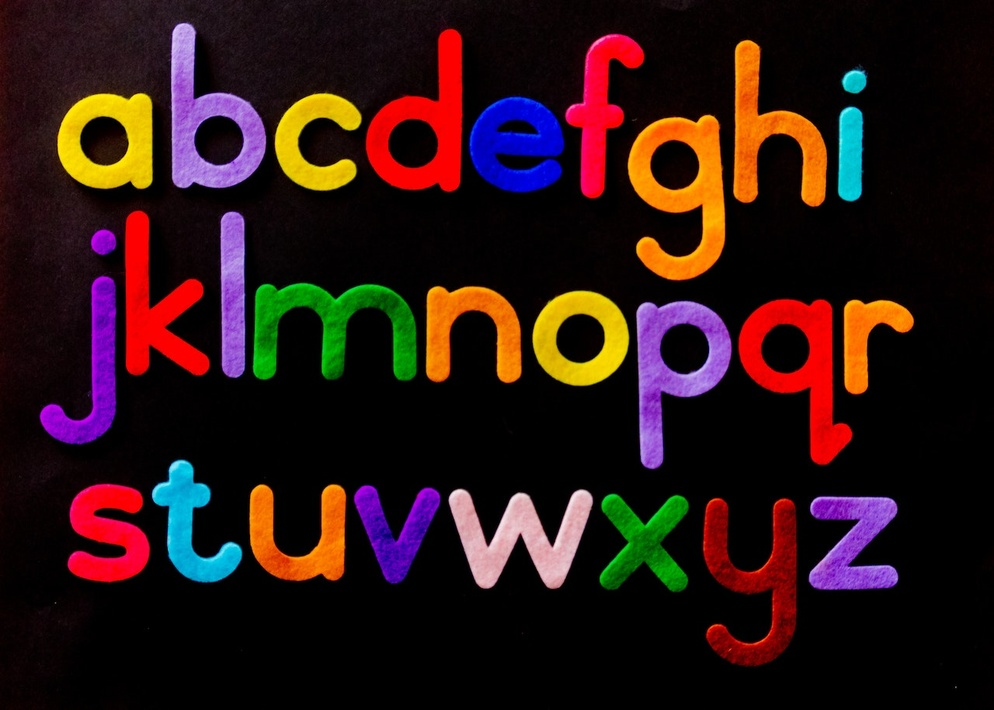
#> input picture 13-images-and-pillow/images/alphabet.jpg, 994 x 710 px, shrunk from 1280 x 915 before the run
$ python basics.py
#> lines starting #> are read from the running program, lines starting #| are printed output that depends on the picture
# Import the Image class from the Pillow (PIL) module
from PIL import Image
from pathlib import Path

import math

# A function for approximating how similar two colors are
def color_difference(color1, color2):
    r1, g1, b1 = color1
    r2, g2, b2 = color2

    # This is a euclidean distance over all three values
    #	of the color (r, g, b).
    return math.sqrt((r2-r1)**2 + (g2-g1)**2 + (b2-b1)**2)

# Open an image file from your computer
# Using Path here to support macOS or Windows file paths
pic = Image.open(Path('images/alphabet.jpg'))
#> pic is the input picture: PIL image 994x710 RGB; mean R, G, B 43.2, 21.3, 19.9

# You can find out details about the image such as:
print(f"Format: {pic.format}")
#| Format: JPEG
print(f"Image Size: {pic.size}")
#| Image Size: (994, 710)
print(f"Mode: {pic.mode}")
#| Mode: RGB

# Disply an image
pic.show()

# Let's create a copy for the image (in memory)
#	so we don't change the original
pic2 = pic.copy()

# Get the pixel data for the image. This can
#	be slow, so be patient.
pixels = pic2.load()

# We can now access each individual pixel as a grid
#	of (x, y) coordinates where (0, 0) is the top-left
#	pixel of an image. Since pixels is an object created
#	by the load() method, the creators of Pillow provided
#	a fancy way to access the x,y corrdinates using a pair
#	of values for the index.

print(pixels[0, 0]) # Get the top left pixel at the x,y coordinate (0, 0)
#| (61, 8, 14)

# Let's change all the red letters to be pink!
pink = (255, 20, 147)
image_width, image_height = pic2.size
#> image_width = 994; image_height = 710
for x in range(image_width):
    for y in range(image_height):
        r, g, b = pixels[x, y]

        # While we can compare each color channel to find a color
        #	we wish to replace Like this:
        #	if 245 <= r <= 255 and g < 100 and b < 100

        # It may be more convenient to simply determine how
        #	different two colors are...that is, the distance
        #	between them. We can use a euclidean distance
        #	(like with points on a graph) to approximate this.
        red = (255, 0, 0)
        if color_difference(red, pixels[x, y]) < 75:
            pixels[x, y] = pink

# Display the new image
pic2.show()
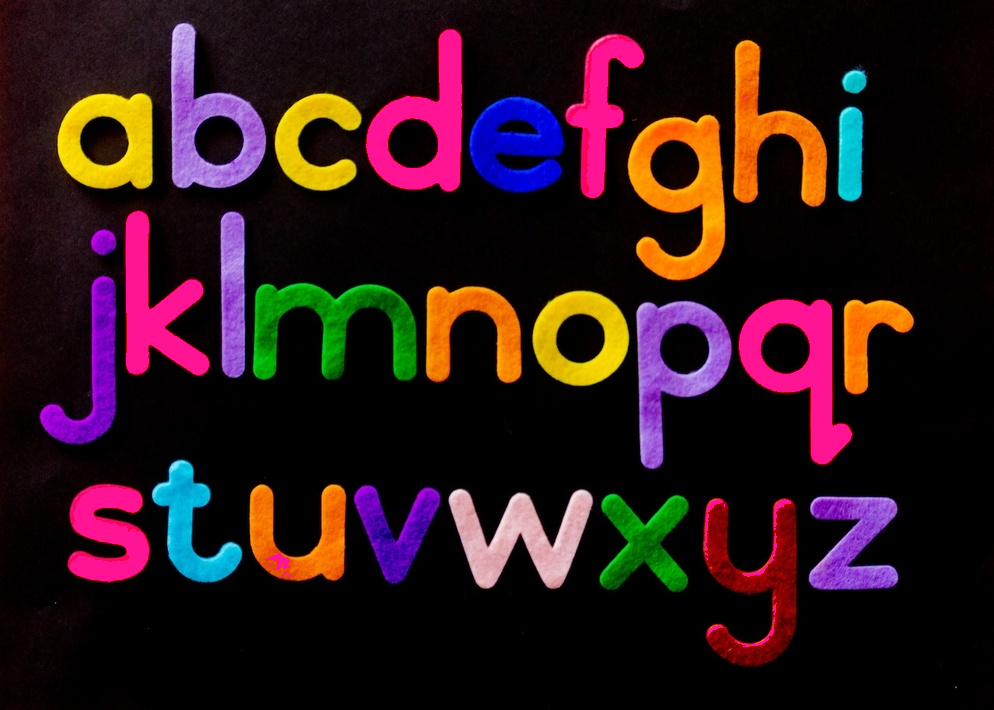
#> shown: PIL image 994x710 RGB; mean R, G, B 43.6, 22, 25.6

# Save the new image to a file
pic2.save('pink_alphabet.jpg')

# Manipulate Pixels in a specific area of the picture
black = (0, 0, 0)
for x in range(351, 469):
    for y in range(114, 252):
        if color_difference(black, pixels[x, y]) > 100:
            pixels[x, y] = (0, 255, 0)

pic2.show()
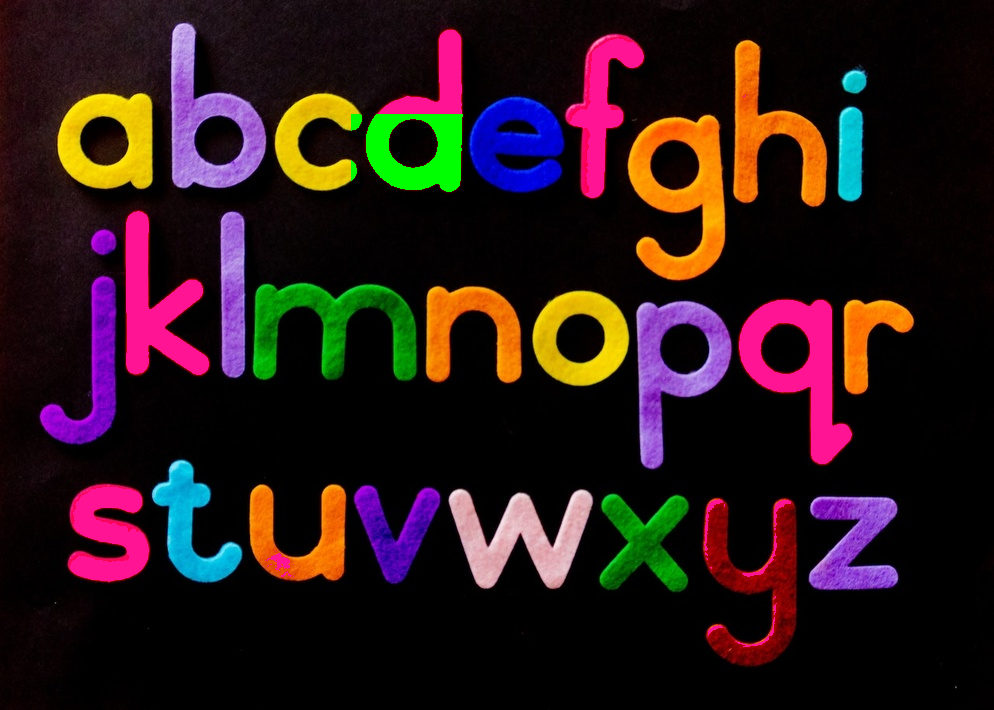
#> shown: PIL image 994x710 RGB; mean R, G, B 41.9, 23.6, 24.6
